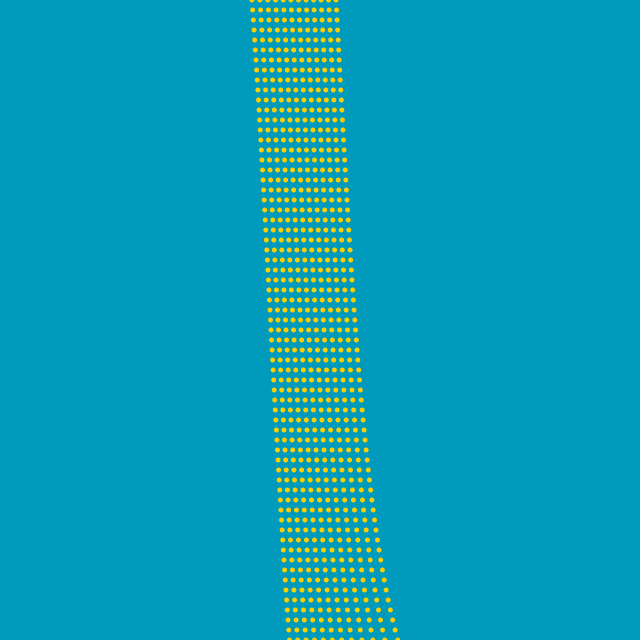
Frame 1 (no input)
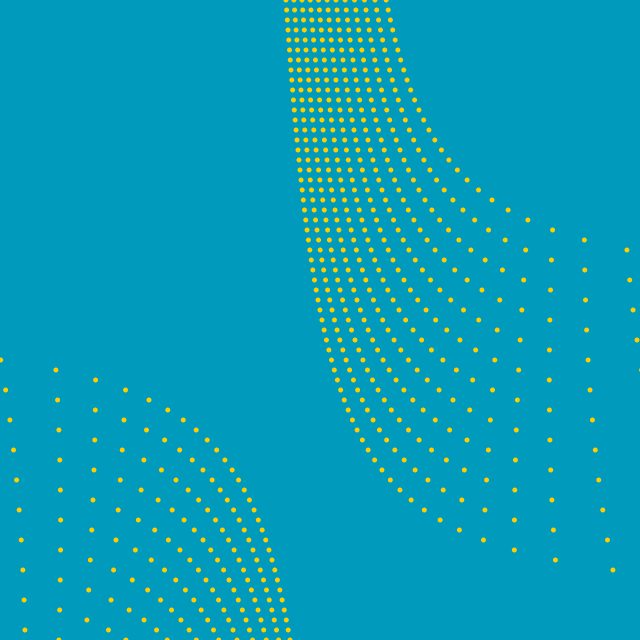
Frame 60 (the mouse pressed at the canvas centre just before this capture)
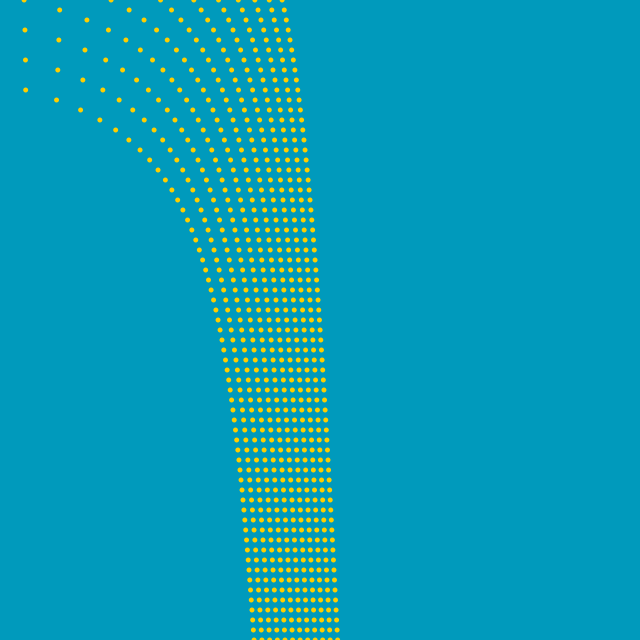
Frame 120 (the mouse held since frame 60 and released just before this capture)

The Processing sketch that drew these frames (run headless with seeded random() and noise(); from frame 60 on, the mouse is pressed at the canvas centre):

// Processing sketch: processing_173542
// ── processing_173542.pde

float a = 30;
 
void setup() {
  size(640, 640);
  noStroke();
  }
 
void draw() {
  fill(255,206,0);
  background(0,154,188);
  translate(width/2-50, height/2);
  for (int i = 0; i < 360; i+=a) {
    for(int q = -36; q < 36; q++){
      float x = i/(a/6)+tan(radians(dist(i/(a/2), i/(a/2), 0, 0)+q+frameCount))*a;
      ellipse(x, q*10, 5, 5);
    }
  }
}
